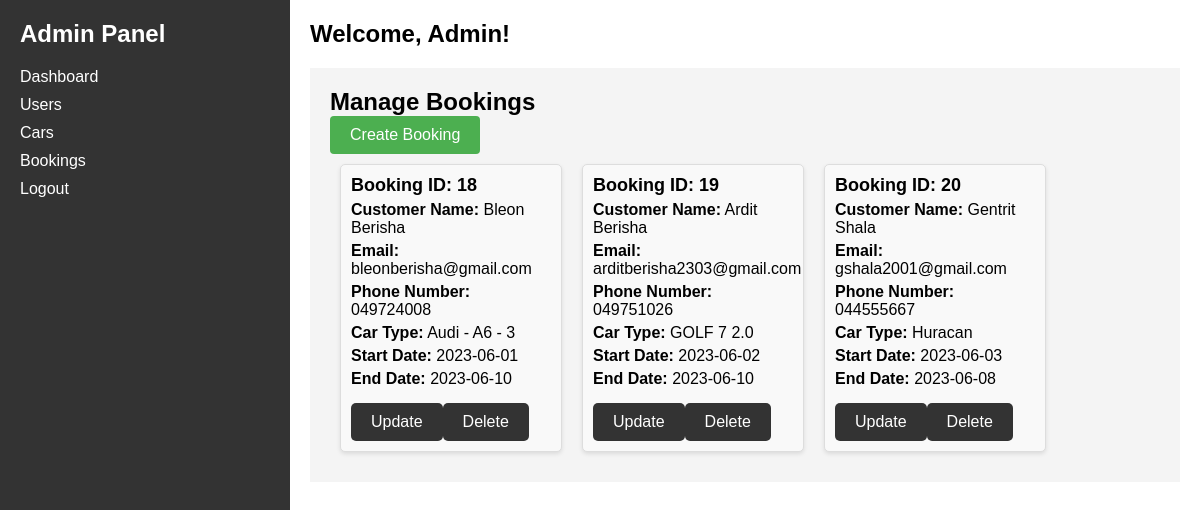
Screenshot of /admin/bookings.php (signed in) with the database file from the repository.
### tables this page shows
CREATE TABLE `bookings` (
  `booking_id` int(11) NOT NULL,
  `customer_id` int(11) DEFAULT NULL,
  `first_name` varchar(255) DEFAULT NULL,
  `last_name` varchar(255) DEFAULT NULL,
  `email` varchar(255) DEFAULT NULL,
  `phone_number` varchar(255) DEFAULT NULL,
  `whichcar` varchar(255) DEFAULT NULL,
  `car_id` int(11) DEFAULT NULL,
  `start_date` date DEFAULT NULL,
  `end_date` date DEFAULT NULL
);

### admin/bookings.php (the view, shortened to what this page needs)
<!DOCTYPE html>
<html lang="en">
<head>
    <link rel="stylesheet" type="text/css" href="admin-layout.css">
    <link rel="stylesheet" type="text/css" href="styles.css">
</head>
<body>
    <div class="admin-panel">
        <div class="sidebar">
            <h1>Admin Panel</h1>
            <ul>
                <li><a href="dashboard.php">Dashboard</a></li>
                <li><a href="users.php">Users</a></li>
                <li><a href="cars.php">Cars</a></li>
                <li><a href="bookings.php">Bookings</a></li>
                <li><a href="logout.php">Logout</a></li>
            </ul>
        </div>
        <div class="content">
            <header>
                <h2>Welcome, Admin!</h2>
            </header>
            <div class="main">
                <h2>Manage Bookings</h2>
                <div class="create-booking-button">
                    <a href="createBooking.php" class="create-button"
                        style="display: inline-block; background-color: #4CAF50; color: #fff; padding: 10px 20px; text-decoration: none; border-radius: 4px; transition: background-color 0.3s ease;">Create
                        Booking</a>
                </div>
                <div class="product-container">
                    <?php
                    include "../connect.php";
                    $bookingsQuery = "SELECT * FROM bookings";
                    $bookingsResult = mysqli_query($conn, $bookingsQuery);
                    if (mysqli_num_rows($bookingsResult) > 0) {
                        while ($booking = mysqli_fetch_assoc($bookingsResult)) {
                            echo '<div class="product-card">';
                            echo '<h3>Booking ID: ' . $booking['booking_id'] . '</h3>';
                            echo '<p><strong>Customer Name:</strong> ' . $booking['first_name'] . ' ' . $booking['last_name'] . '</p>';
                            echo '<p><strong>Email:</strong> ' . $booking['email'] . '</p>';
                            echo '<p><strong>Phone Number:</strong> ' . $booking['phone_number'] . '</p>';
                            echo '<p><strong>Car Type:</strong> ' . $booking['whichcar'] . '</p>';
                            echo '<p><strong>Start Date:</strong> ' . $booking['start_date'] . '</p>';
                            echo '<p><strong>End Date:</strong> ' . $booking['end_date'] . '</p>';
                            echo '<a href="updateBooking.php?bookingId=' . $booking['booking_id'] . '" class="edit-button">Update</a>';
                            echo '<a href="deleteBooking.php?bookingId=' . $booking['booking_id'] . '" class="delete-button">Delete</a>';
                            echo '</div>';
                        }
                    } else {
                        echo '<p>No bookings found.</p>';
                    }
                    ?>
                </div>
            </div>
        </div>
    </div>
</body>
</html>

### admin/admin-layout.css (style rules this page uses)
body { margin: 0; padding: 0; font-family: Arial, sans-serif; }
.admin-panel { display: flex; min-height: 100vh; }
.sidebar { background-color: #333; color: #fff; width: 250px; padding: 20px; }
.sidebar h1 { margin-top: 0; margin-bottom: 20px; font-size: 24px; }
.sidebar ul { list-style: none; padding: 0; margin: 0; }
.sidebar li { margin-bottom: 10px; }
.sidebar a { text-decoration: none; color: #fff; }
.content { flex-grow: 1; padding: 20px; }
.content header { margin-bottom: 20px; }
.content h2 { margin: 0; }
.main { background-color: #f4f4f4; padding: 20px; }
.product-card { background-color: #f9f9f9; border: 1px solid #ddd; border-radius: 5px; padding: 10px; margin: 10px; width: 200px; box-shadow: 0 2px 4px rgba(0, 0, 0, 0.1); }
.product-card h3 { font-size: 18px; margin: 0; }
.product-card p { margin: 5px 0; }
button, .add-button, .edit-button, .delete-button { background-color: #333; color: #fff; border: none; cursor: pointer; padding: 10px 20px; font-size: 16px; text-decoration: none; display: inline-block; margin-top: 10px; border-radius: 5px; }
.edit-button, .delete-button { background-color: #333; color: #fff; border: none; cursor: pointer; padding: 10px 20px; font-size: 16px; text-decoration: none; display: inline-block; margin-top: 10px; border-radius: 5px; }

### admin/styles.css (style rules this page uses)
body { margin: 0; padding: 0; font-family: Arial, sans-serif; }
.sidebar { background-color: #333; color: #fff; width: 250px; height: 100vh; padding: 20px; }
.sidebar h1 { margin-top: 0; margin-bottom: 20px; font-size: 24px; }
.sidebar ul { list-style: none; padding: 0; margin: 0; }
.sidebar li { margin-bottom: 10px; }
.sidebar a { text-decoration: none; color: #fff; }
.content { padding: 20px; }
.content header { margin-bottom: 20px; }
.content h2 { margin: 0; }
.main { background-color: #f4f4f4; padding: 20px; }
.product-container { display: flex; flex-wrap: wrap; }
.product-card { background-color: #f9f9f9; border: 1px solid #ddd; border-radius: 5px; padding: 10px; margin: 10px; width: 200px; }
.product-card h3 { font-size: 18px; margin: 0; }
.product-card p { margin: 5px 0; }

### rows the page displays
bookings: booking_id "18", first_name "Bleon", last_name "Berisha", email "bleonberisha@gmail.com", phone_number "049724008", whichcar "Audi - A6 - 3", start_date "2023-06-01", end_date "2023-06-10"
bookings: booking_id "19", first_name "Ardit", last_name "Berisha", email "arditberisha2303@gmail.com", phone_number "049751026", whichcar "GOLF 7 2.0", start_date "2023-06-02", end_date "2023-06-10"
bookings: booking_id "20", first_name "Gentrit", last_name "Shala", email "gshala2001@gmail.com", phone_number "044555667", whichcar "Huracan", start_date "2023-06-03", end_date "2023-06-08"
